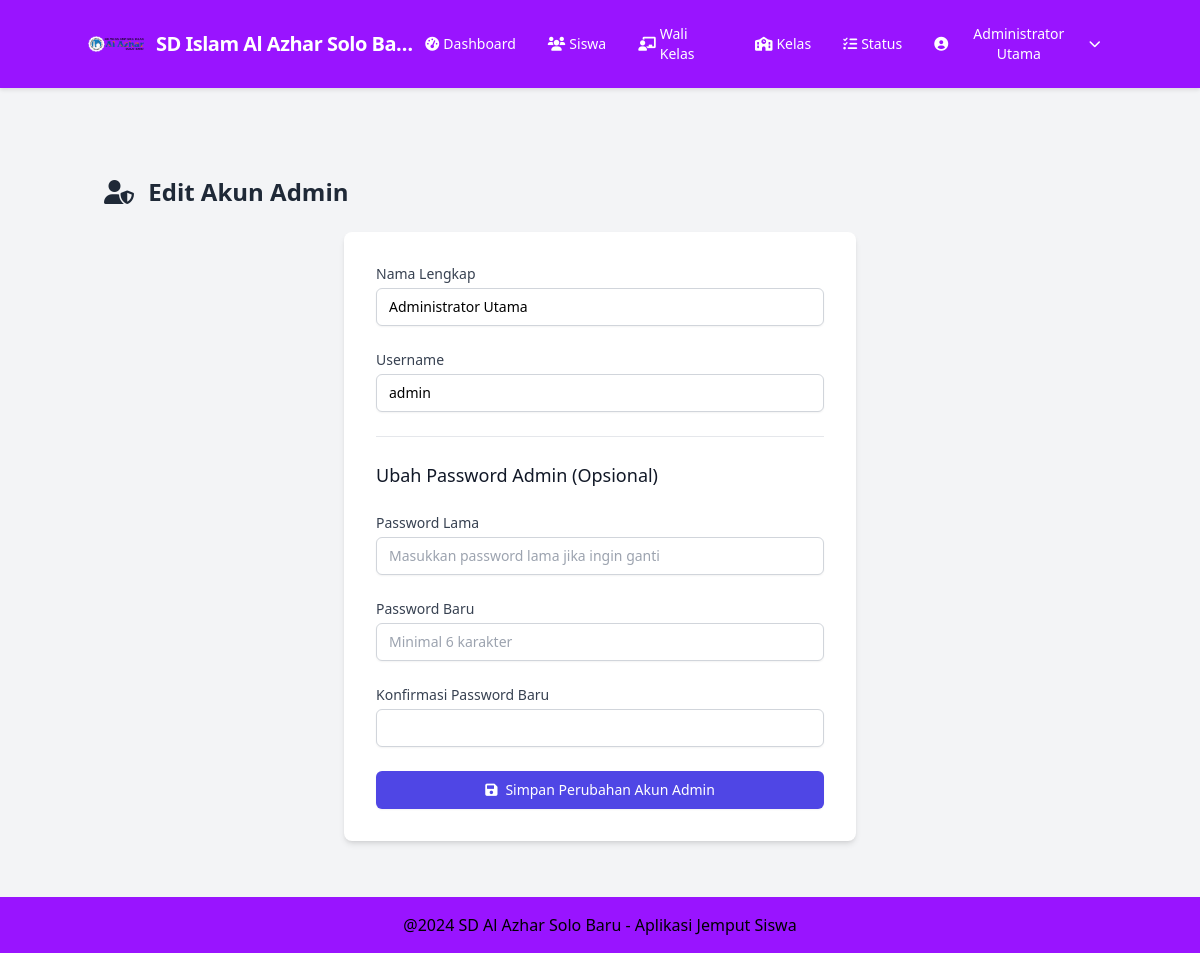
The app's page /admin/profil.php (signed in) with its own data.
### tables this page shows
CREATE TABLE `pengaturan` (
  `id` int(11) NOT NULL,
  `nama_sekolah` varchar(100) DEFAULT 'Nama Sekolah Default',
  `logo_sekolah` varchar(255) DEFAULT NULL,
  `header_image` varchar(255) DEFAULT NULL,
  `footer_text` varchar(255) DEFAULT '© Aplikasi Penjemputan Siswa',
  `header_color` varchar(7) DEFAULT '#FFFFFF' COMMENT 'Warna latar header (hex)',
  `footer_color` varchar(7) DEFAULT '#333333' COMMENT 'Warna latar footer (hex)'
);

CREATE TABLE `users` (
  `id` int(11) NOT NULL,
  `username` varchar(50) NOT NULL,
  `password` varchar(255) NOT NULL,
  `role` enum('admin','wali_kelas','wali_murid') NOT NULL,
  `kelas_id` int(11) DEFAULT NULL,
  `nama` varchar(100) NOT NULL
);

### admin/profil.php (the view, shortened to what this page needs)
<?php
include '../includes/db.php';
$user_id_to_edit = $_SESSION['user_id'];
$stmt_user = $conn->prepare("SELECT username, nama FROM users WHERE id = ? AND role = 'admin'");
$current_db_username = '';
$current_db_nama = '';
if ($stmt_user) {
    $stmt_user->bind_param("i", $user_id_to_edit);
    $stmt_user->execute();
    $result_user = $stmt_user->get_result();
    if ($result_user->num_rows === 1) {
        $user_data = $result_user->fetch_assoc();
        $current_db_username = $user_data['username'];
        $current_db_nama = $user_data['nama'];
    } else {
        session_destroy();
        header('Location: ../login.php');
        exit;
    }
}
$assets_path_prefix = '../';
include '../includes/header.php';
?>
<div class="container mx-auto px-4 py-8">
    <h2 class="text-2xl font-bold mb-6 text-gray-800"><i class="fas fa-user-shield mr-2"></i> Edit Akun Admin</h2>
    <div class="bg-white shadow-md rounded-lg p-6 md:p-8 max-w-lg mx-auto">
        <form method="POST" action="profil.php" class="space-y-6">
            <div>
                <label for="nama_lengkap" class="block text-sm font-medium text-gray-700">Nama Lengkap</label>
                <input type="text" name="nama_lengkap" id="nama_lengkap" value="<?php echo htmlspecialchars($current_db_nama); ?>" class="mt-1 block w-full px-3 py-2 border border-gray-300 rounded-md shadow-sm focus:outline-none focus:ring-indigo-500 focus:border-indigo-500 sm:text-sm" required>
            </div>
            <div>
                <label for="username" class="block text-sm font-medium text-gray-700">Username</label>
                <input type="text" name="username" id="username" value="<?php echo htmlspecialchars($current_db_username); ?>" class="mt-1 block w-full px-3 py-2 border border-gray-300 rounded-md shadow-sm focus:outline-none focus:ring-indigo-500 focus:border-indigo-500 sm:text-sm" required>
            </div>
            <hr class="my-6">
            <h3 class="text-lg font-medium text-gray-900">Ubah Password Admin (Opsional)</h3>
            <div>
                <label for="password_lama" class="block text-sm font-medium text-gray-700">Password Lama</label>
                <input type="password" name="password_lama" id="password_lama" placeholder="Masukkan password lama jika ingin ganti" class="mt-1 block w-full px-3 py-2 border border-gray-300 rounded-md shadow-sm focus:outline-none focus:ring-indigo-500 focus:border-indigo-500 sm:text-sm">
            </div>
            <div>
                <label for="password_baru" class="block text-sm font-medium text-gray-700">Password Baru</label>
                <input type="password" name="password_baru" id="password_baru" placeholder="Minimal 6 karakter" class="mt-1 block w-full px-3 py-2 border border-gray-300 rounded-md shadow-sm focus:outline-none focus:ring-indigo-500 focus:border-indigo-500 sm:text-sm">
            </div>
            <div>
                <label for="konfirmasi_password_baru" class="block text-sm font-medium text-gray-700">Konfirmasi Password Baru</label>
                <input type="password" name="konfirmasi_password_baru" id="konfirmasi_password_baru" class="mt-1 block w-full px-3 py-2 border border-gray-300 rounded-md shadow-sm focus:outline-none focus:ring-indigo-500 focus:border-indigo-500 sm:text-sm">
            </div>
            <button type="submit" name="update_profil_admin" class="w-full inline-flex items-center justify-center px-4 py-2 border border-transparent text-sm font-medium rounded-md shadow-sm text-white bg-indigo-600 hover:bg-indigo-700 focus:outline-none focus:ring-2 focus:ring-offset-2 focus:ring-indigo-500">
                <i class="fas fa-save mr-2"></i> Simpan Perubahan Akun Admin
            </button>
        </form>
    </div>
</div>
<?php
include '../includes/footer.php';
?>

### includes/header.php (shortened to what this page needs)
<?php
$is_root_page = (isset($current_page_depth) && $current_page_depth === 'root');
$nama_sekolah_display = 'Aplikasi Penjemputan Siswa';
$logo_src_default_base = 'assets/images/default_logo.png';
$assets_css_base = 'assets/css/style.css';
$base_path_for_includes = $is_root_page ? './' : '../';
$logo_src_default = $is_root_page ? $logo_src_default_base : '../' . $logo_src_default_base;
$assets_css_path = $is_root_page ? $assets_css_base : '../' . $assets_css_base;
if (isset($assets_path_prefix)) {
    $assets_path_prefix_normalized = rtrim($assets_path_prefix, '/') . '/';
    $assets_css_path = $assets_path_prefix_normalized . ltrim($assets_css_base, './');
    $logo_src_default = $assets_path_prefix_normalized . ltrim($logo_src_default_base, './');
}
$logo_src_to_use = $logo_src_default;
$header_style_attribute = '';
$header_text_style_attribute = '';
$header_default_bg_class = 'bg-indigo-600';
$header_default_text_class = 'text-white';
if (isset($conn) && $conn) {
    $query_pengaturan = "SELECT nama_sekolah, logo_sekolah, header_color, footer_color FROM pengaturan WHERE id = 1 LIMIT 1";
    $result_pengaturan = $conn->query($query_pengaturan);
    if ($result_pengaturan && $result_pengaturan->num_rows > 0) {
        $pengaturan_db = $result_pengaturan->fetch_assoc();
        if (!empty($pengaturan_db['nama_sekolah'])) {
            $nama_sekolah_display = $pengaturan_db['nama_sekolah'];
        }
        if (!empty($pengaturan_db['logo_sekolah'])) {
            $path_from_db = ltrim($pengaturan_db['logo_sekolah'], '/');
            $potential_logo_src = $is_root_page ? $path_from_db : '../' . $path_from_db;
            $check_path_logo_db_server_root = rtrim($_SERVER['DOCUMENT_ROOT'], '/') . '/' . $path_from_db;
            if (file_exists($check_path_logo_db_server_root)) {
                $logo_src_to_use = $potential_logo_src;
            }
        }
        if (!empty($pengaturan_db['header_color']) && preg_match('/^#[a-f0-9]{6}$/i', $pengaturan_db['header_color'])) {
            $db_header_color_val = $pengaturan_db['header_color'];
            $header_style_attribute = "style=\"background-color: " . htmlspecialchars($db_header_color_val) . ";\"";
            if (!function_exists('is_dark_color_for_header_v2')) {
                function is_dark_color_for_header_v2($hexcolor){
                    $hexcolor = ltrim($hexcolor, '#');
                    $r = hexdec(substr($hexcolor,0,2)); $g = hexdec(substr($hexcolor,2,2)); $b = hexdec(substr($hexcolor,4,2));
                    return ((($r*299)+($g*587)+($b*114))/1000 <= 128);
                }
            }
            $header_text_color_val = is_dark_color_for_header_v2($db_header_color_val) ? '#FFFFFF' : '#1F2937';
            $header_text_style_attribute = "style=\"color: " . htmlspecialchars($header_text_color_val) . ";\"";
            $header_default_bg_class = '';
            $header_default_text_class = '';
        }
    } elseif (isset($conn) && $conn->error) {
        error_log("Header.php - DB query pengaturan error: " . $conn->error);
    }
}
$home_link = $base_path_for_includes . 'login.php';
if (isset($_SESSION['user_id']) && isset($_SESSION['role'])) {
    switch ($_SESSION['role']) {
        case 'admin':
            $home_link = $base_path_for_includes . 'admin/index.php';
            break;
    }
}
if (!function_exists('isActiveLink')) {
    function isActiveLink($pageName, $roleFolder = null) {
        $currentScript = basename($_SERVER['PHP_SELF']);
        $isActive = ($currentScript == $pageName);
        if ($roleFolder !== null) {
            $path_parts = explode('/', trim($_SERVER['PHP_SELF'], '/'));
            $currentDir = $path_parts[count($path_parts) - 2] ?? null;
            $isActive = $isActive && ($currentDir === $roleFolder);
        }
        return $isActive ? 'active' : '';
    }
}
?>
<!DOCTYPE html>
<html lang="id">
<head>
    <script src="https://cdn.tailwindcss.com"></script>
    <link rel="stylesheet" href="https://cdnjs.cloudflare.com/ajax/libs/font-awesome/6.0.0-beta3/css/all.min.css">
    <?php
        $css_check_path = $is_root_page ? rtrim($_SERVER['DOCUMENT_ROOT'], '/') . '/' . ltrim($assets_css_path, './') : realpath(__DIR__ . '/' . $assets_css_path) ;
        if ($css_check_path && file_exists($css_check_path)):
    ?>
        <link rel="stylesheet" href="<?php echo htmlspecialchars($assets_css_path); ?>?v=<?php echo time(); ?>">
    <?php endif; ?>
</head>
<body class="bg-gray-100 font-sans">
    <header class="app-header p-3 md:p-4 sticky top-0 z-50 <?php echo $header_default_bg_class; ?> <?php echo $header_default_text_class; ?>" <?php echo $header_style_attribute; ?>>
        <div class="container mx-auto flex justify-between items-center">
            <a href="<?php echo htmlspecialchars($home_link); ?>" class="flex items-center space-x-2 sm:space-x-3 min-w-0">
                <?php
                    $final_logo_to_display = null;
                    $path_check_logo = rtrim($_SERVER['DOCUMENT_ROOT'], '/') . '/' . ltrim($logo_src_to_use, './');
                    if (file_exists($path_check_logo)) {
                        $final_logo_to_display = $logo_src_to_use;
                    } else {
                         $path_check_default_logo = rtrim($_SERVER['DOCUMENT_ROOT'], '/') . '/' . ltrim($logo_src_default, './');
                         if (file_exists($path_check_default_logo)) {
                             $final_logo_to_display = $logo_src_default;
                         }
                    }
                    if ($final_logo_to_display):
                ?>
                    <img src="<?php echo htmlspecialchars($final_logo_to_display); ?>?t=<?php echo time(); ?>" alt="Logo Sekolah" class="h-10 w-10 sm:h-12 sm:w-12 md:h-14 md:w-14 object-contain rounded-full flex-shrink-0">
                <?php else: ?>
                    <div class="h-10 w-10 sm:h-12 sm:w-12 md:h-14 md:w-14 bg-white flex items-center justify-center rounded-full text-indigo-600 text-xl sm:text-2xl font-bold flex-shrink-0">
                        <i class="fas fa-school"></i>
                    </div>
                <?php endif; ?>
                <span class="text-md sm:text-lg md:text-xl font-semibold tracking-tight truncate" <?php echo $header_text_style_attribute; ?>><?php echo htmlspecialchars($nama_sekolah_display); ?></span>
            </a>
            <nav class="hidden md:flex items-center space-x-1">
                <ul class="flex items-center space-x-1 md:space-x-2 text-sm" <?php echo $header_text_style_attribute; ?>>
                    <?php if (isset($_SESSION['user_id']) && isset($_SESSION['role'])): ?>
                        <?php if ($_SESSION['role'] === 'admin'): ?>
                            <li><a href="<?php echo $base_path_for_includes; ?>admin/index.php" class="nav-link <?php echo isActiveLink('index.php', 'admin'); ?>"><i class="fas fa-tachometer-alt mr-1"></i> Dashboard</a></li>
                            <li><a href="<?php echo $base_path_for_includes; ?>admin/manage_siswa.php" class="nav-link <?php echo isActiveLink('manage_siswa.php','admin'); ?>"><i class="fas fa-users mr-1"></i> Siswa</a></li>
                            <li><a href="<?php echo $base_path_for_includes; ?>admin/manage_guru.php" class="nav-link <?php echo isActiveLink('manage_guru.php','admin'); ?>"><i class="fas fa-chalkboard-teacher mr-1"></i> Wali Kelas</a></li>
                            <li><a href="<?php echo $base_path_for_includes; ?>admin/manage_kelas.php" class="nav-link <?php echo isActiveLink('manage_kelas.php','admin'); ?>"><i class="fas fa-school mr-1"></i> Kelas</a></li>
                            <li><a href="<?php echo $base_path_for_includes; ?>admin/status_siswa.php" class="nav-link <?php echo isActiveLink('status_siswa.php','admin'); ?>"><i class="fas fa-tasks mr-1"></i> Status</a></li>
                        <?php elseif ($_SESSION['role'] === 'wali_murid'): ?>
                             <li><a href="<?php echo $base_path_for_includes; ?>wali_murid/index.php" class="nav-link <?php echo isActiveLink('index.php', 'wali_murid'); ?>"><i class="fas fa-child mr-1"></i> Info Anak</a></li>
                        <?php endif; ?>
                        <li class="relative group">
                             <button class="nav-link">
                                <i class="fas fa-user-circle mr-1"></i>
                                <span><?php echo htmlspecialchars($_SESSION['nama_user'] ?? $_SESSION['username']); ?></span>
                                <i class="fas fa-chevron-down ml-1 text-xs"></i>
                            </button>
                        </li>
                    <?php else: ?>
                        <li><a href="<?php echo $base_path_for_includes; ?>login.php" class="nav-link <?php echo isActiveLink('login.php'); ?>"><i class="fas fa-sign-in-alt mr-1"></i> Login</a></li>
                    <?php endif; ?>
                </ul>
            </nav>
        </div>
    </header>
    <main class="container mx-auto mt-4 md:mt-6 p-4">
    </main>
</body>
</html>

### includes/footer.php (shortened to what this page needs)
<?php
$footer_text_display = 'Aplikasi Penjemputan Siswa © ' . date('Y');
$footer_actual_bg_style = '';
$footer_actual_text_style = '';
$footer_default_bg_class = 'bg-blue-600';
$footer_default_text_class = 'text-white';
if (isset($conn) && $conn instanceof mysqli && empty($conn->connect_error)) {
    try {
        $query_footer = "SELECT footer_text, footer_color FROM pengaturan WHERE id = 1 LIMIT 1";
        $result_footer = $conn->query($query_footer);
        if ($result_footer && $result_footer->num_rows > 0) {
            $footer_db_data = $result_footer->fetch_assoc();
            if (isset($footer_db_data['footer_text']) && !empty(trim($footer_db_data['footer_text']))) {
                $footer_text_display = $footer_db_data['footer_text'];
            }
            if (isset($footer_db_data['footer_color']) && !empty($footer_db_data['footer_color']) && preg_match('/^#[a-f0-9]{6}$/i', $footer_db_data['footer_color'])) {
                $db_footer_color_val = $footer_db_data['footer_color'];
                $footer_actual_bg_style = "style=\"background-color: " . htmlspecialchars($db_footer_color_val) . ";\"";
                if (!function_exists('is_dark_color_for_footer')) {
                    function is_dark_color_for_footer($hexcolor){
                        $hexcolor = ltrim($hexcolor, '#');
                        $r = hexdec(substr($hexcolor,0,2)); $g = hexdec(substr($hexcolor,2,2)); $b = hexdec(substr($hexcolor,4,2));
                        return ((($r*299)+($g*587)+($b*114))/1000 <= 128);
                    }
                }
                $footer_text_color_val = is_dark_color_for_footer($db_footer_color_val) ? '#FFFFFF' : '#1F2937';
                $footer_actual_text_style = "style=\"color: " . htmlspecialchars($footer_text_color_val) . ";\"";
                $footer_default_bg_class = '';
                $footer_default_text_class = '';
            }
        }
    } catch (Exception $e) {
        error_log("Error fetching footer data from DB in footer.php: " . $e->getMessage());
    }
} else {
}
?>
    <footer class="p-4 mt-6 w-full <?php echo $footer_default_bg_class; ?> <?php echo $footer_default_text_class; ?>" <?php echo $footer_actual_bg_style; ?> <?php echo $footer_actual_text_style; ?>>
        <div class="container mx-auto text-center">
            <marquee behavior="scroll" direction="left" scrollamount="5">
                <?php echo htmlspecialchars($footer_text_display); ?>
            </marquee>
        </div>
    </footer>
</body>
</html>

### assets/css/style.css (style rules this page uses)
body { font-family: 'Arial', sans-serif; }
nav a { transition: background-color 0.3s; }

### records on screen
pengaturan: logo_sekolah (picture), nama_sekolah "SD Islam Al Azhar Solo Ba…", footer_text "@2024 SD Al Azhar Solo Baru - Aplikasi Jemput Siswa"
users: nama_lengkap "Administrator Utama", username "admin"

### other values on screen
$_SESSION['nama_user'] "Administrator Utama"
